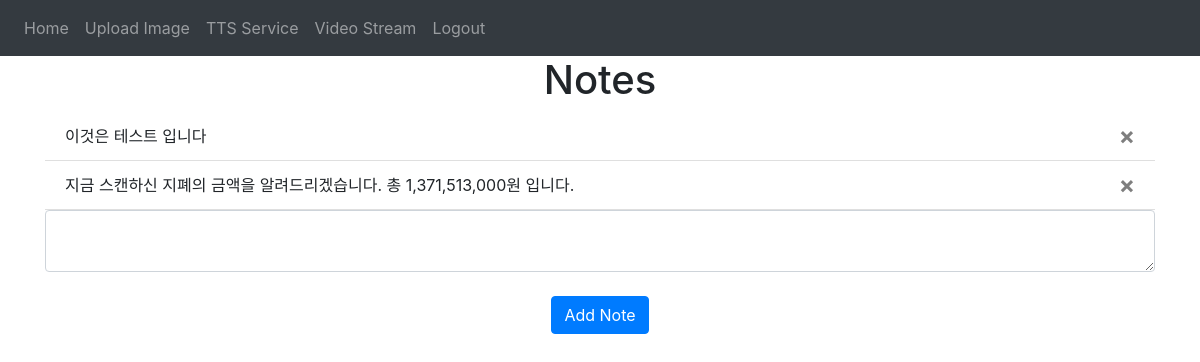
Page / (signed in) on the earlier database version.
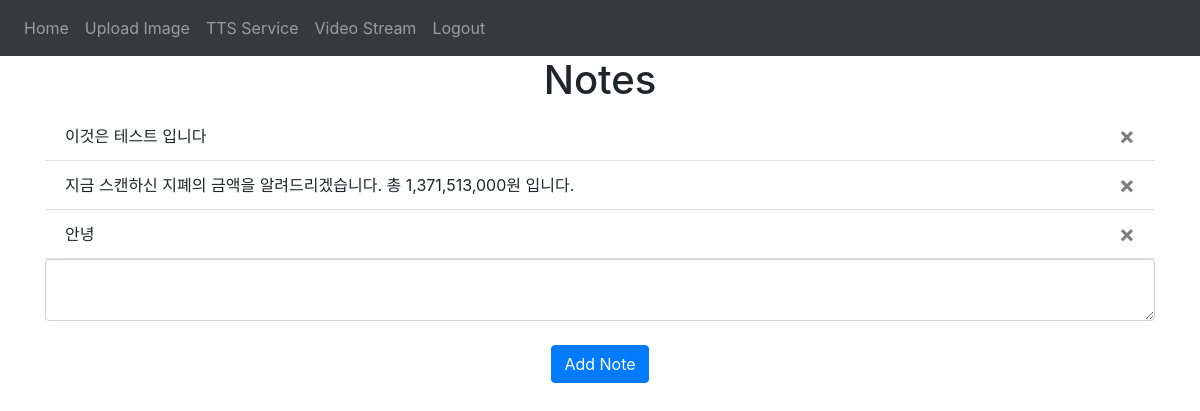
Same page on the later database version.
### website/models.py (models this page shows)
class Note(db.Model):
    id = db.Column(db.Integer, primary_key=True)
    data = db.Column(db.String(10000))
    date = db.Column(db.DateTime(timezone=True), default=func.now())
    user_id = db.Column(db.Integer, db.ForeignKey('user.id'))

### website/views.py (the view, shortened to what this page needs)
@views.route('/', methods=['GET', 'POST'])
@login_required
def home():
    return render_template("home.html", user=current_user)

### website/__init__.py (called while the page is built)
def create_app():
    app = Flask(__name__)
    app.config['SECRET_KEY'] = 'abc'
    app.config['SQLALCHEMY_DATABASE_URI'] = f'sqlite:///{DB_NAME}'
    app.config['SQLALCHEMY_TRACK_MODIFICATIONS'] = False
    db.init_app(app)
    from .views import views
    from .auth import auth
    app.register_blueprint(views, url_prefix='/')
    app.register_blueprint(auth, url_prefix='/')
    from .models import User, Note
    create_database(app)
    login_manager = LoginManager()
    login_manager.login_view = 'auth.login'
    login_manager.init_app(app)
    @login_manager.user_loader
    def load_user(id):
        return User.query.get(int(id)) # look up at primarykey
    return app

### website/templates/home.html (shortened to what this page needs)
{% extends "base.html" %}
{% block content %}
<h1 align="center">Notes</h1>
<ul class="list-group list-group-flush" id="notes">
    {% for note in user.notes %}
    <li class="list-group-item">
        {{ note.data }}
        <button type="button" class="close" onclick="deleteNote({{ note.id }})">
            <span aria-hidden="true">&times;</span>
        </button>
    </li>
    {% endfor %}
</ul>
<form method="POST">
    <textarea name="note" id="note" class="form-control"></textarea>
    <br />
    <div align="center">
        <button type="submit" class="btn btn-primary">Add Note</button>
    </div>
</form>
{% endblock %}

### website/templates/base.html (shortened to what this page needs)
<!DOCTYPE html>
<html>
    <head>
        <link
          rel="stylesheet"
          href="https://stackpath.bootstrapcdn.com/bootstrap/4.4.1/css/bootstrap.min.css"
        />
        <link
          rel="stylesheet"
          href="https://stackpath.bootstra
          pcdn.com/font-awesome/4.7.0/css/font-awesome.min.css"
        />
    </head>
    <body>
        <nav class="navbar navbar-expand-lg navbar-dark bg-dark">
            <div class="collapse navbar-collapse" id="navbar">
                <div class="navbar-nav">
                    {% if user.is_authenticated %}
                    <a class="nav-item nav-link" id="home" href="/">Home</a>
                    <a class="nav-item nav-link" id="uploadImage" href="/upload">Upload Image</a>
                    <a class="nav-item nav-link" id="tts" href="/tts">TTS Service</a>
                    <a class="nav-item nav-link" id="video" href="/video-stream">Video Stream</a>
                    <a class="nav-item nav-link" id="logout" href="/logout">Logout</a>
                    {% else %}
                    <a class="nav-item nav-link" id="login" href="/login">Login</a>
                    <a class="nav-item nav-link" id="signUp" href="/sign-up">Sign Up</a>
                    {% endif %}
                </div>
            </div>
        </nav>
        <div class="container">
            {% block content %}{% endblock %}
        </div>
    </body>
</html>

Differences in the rows shown:
added Note: data "안녕"
